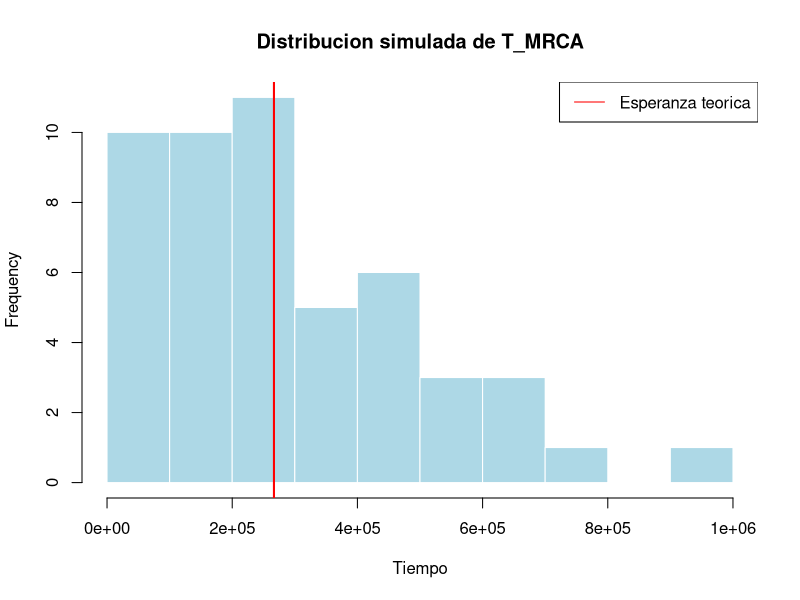
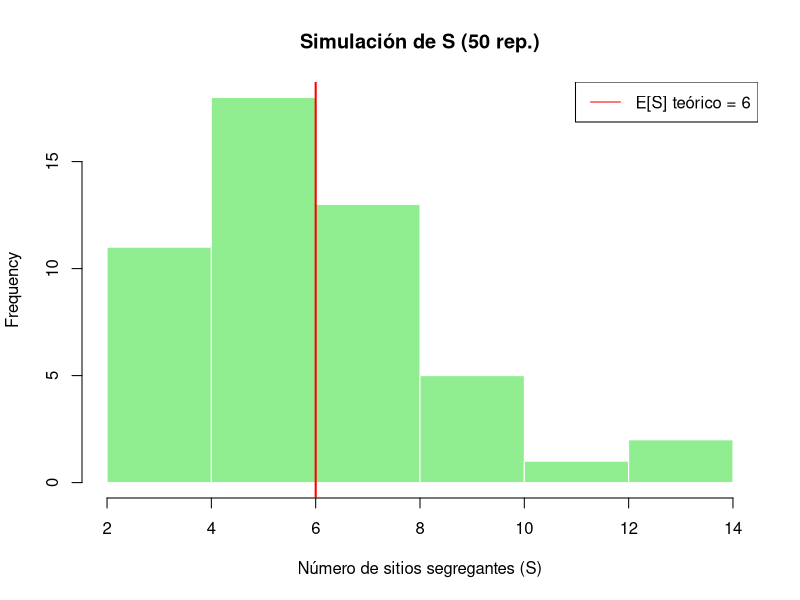
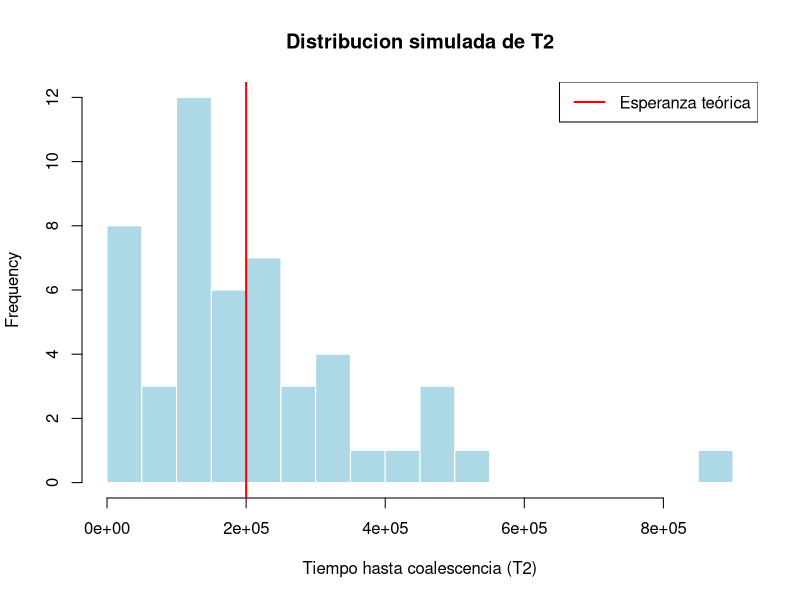
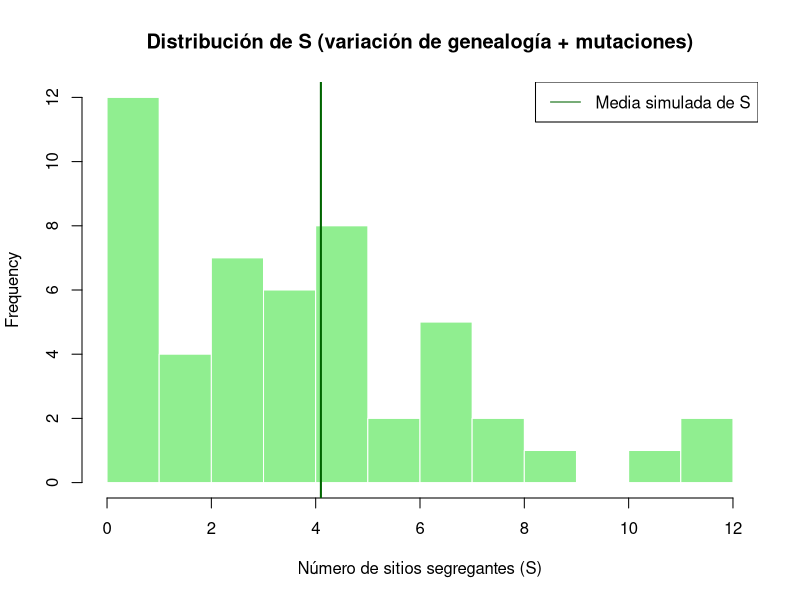

The R source for these figures, in order:
## ---- chunk 1

N <- 1e5

# probabilidad de exito
p3 <- 6/(4*N)
p2 <- 2/(4*N)

# Esperanzas para cada T
E_T3 <- 1 / p3
E_T2 <- 1 / p2
E_TMRCA <- E_T3 + E_T2

# Simulaciones de T_MRCA
set.seed(123)  # asegurando que los números sea siempre los mismos
T3 <- rgeom(50, prob = p3)
T2 <- rgeom(50, prob = p2)
T_MRCA <- T3 + T2

cat("Esperanza teorica de T_MRCA =", E_TMRCA, " y la esperanza simulada T_MRCA =", mean(T_MRCA), "\n")

hist(T_MRCA,
     main = "Distribucion simulada de T_MRCA",
     xlab = "Tiempo",
     col = "lightblue", border = "white")
abline(v = E_TMRCA, col = "red", lwd = 2, lty = 1)
legend("topright", legend = c("Esperanza teorica"), col = "red", lty = 1)

## ---- chunk 2
# número de sitios segregantes
nS <- 6 # Ttotal * mu

# Simular 50 realizaciones de S
set.seed(321) # asegurando que los números sea siempre los mismos
S_sim <- rpois(50, nS)

# media de simular S
mean_S <- mean(S_sim)

# plot simple
hist(S_sim, main = "Simulación de S (50 rep.)", xlab = "Número de sitios segregantes (S)",
     col = "lightgreen", border = "white")
abline(v = nS, col = "red", lwd = 2, lty = 1)
legend("topright", legend = paste("E[S] teórico =", round(nS,2)), col = "red", lty = 1)

## ---- chunk 3

N <- 1e5

# Probabilidad de coalescencia
p2 <- 2/(4*N)

# Esperanzas para T
E_T2 <- 1 / p2

# Simulaciones de T2
set.seed(3)  # asegurando que los números sea siempre los mismos
T2 <- rgeom(50, prob = p2)

# Plot distribucion de T2
hist(T2,
     breaks = 15,
     main = "Distribucion simulada de T2",
     xlab = "Tiempo hasta coalescencia (T2)",
     col = "lightblue", border = "white")
abline(v = E_T2, col = "red", lwd = 2, lty = 1)
legend("topright", legend = c("Esperanza teórica"), col = "red", lty = 1, lwd = 2)

# hist(T2,
#      main = "Simulación de T2 (n=2, 50 replicaciones)",
#      xlab = "Tiempo hasta coalescencia (T2)",
#      col = "lightblue", border = "white")
# abline(v = mean(T2), col = "blue", lwd = 2)
# abline(v = 2*N, col = "red", lwd = 2, lty = 2)
# legend("topright", legend = c("Media simulada", "Esperanza teórica"),
#        col = c("blue", "red"), lty = c(1,2))

## ---- chunk 4

# Para cada T2 simulado, el árbol tiene 2 ramas => T_total = 2 * T2
T_total <- 2 * T2
lambda <- 1e-5 * T_total

# Simular S para cada genealogía (Poisson)
S <- rpois(50, lambda = lambda)

# Resumen de S
cat("\nSimulaciones de S:\n")
cat("Media simulada S =", mean(S), "  (sd =", sd(S), ")\n")

hist(S,
     breaks = 15,
     main = "Distribución de S (variación de genealogía + mutaciones)",
     xlab = "Número de sitios segregantes (S)",
     col = "lightgreen", border = "white")
abline(v = mean(S), col = "darkgreen", lwd = 2)
legend("topright", legend = c("Media simulada de S"),
       col = "darkgreen", lty = 1)
